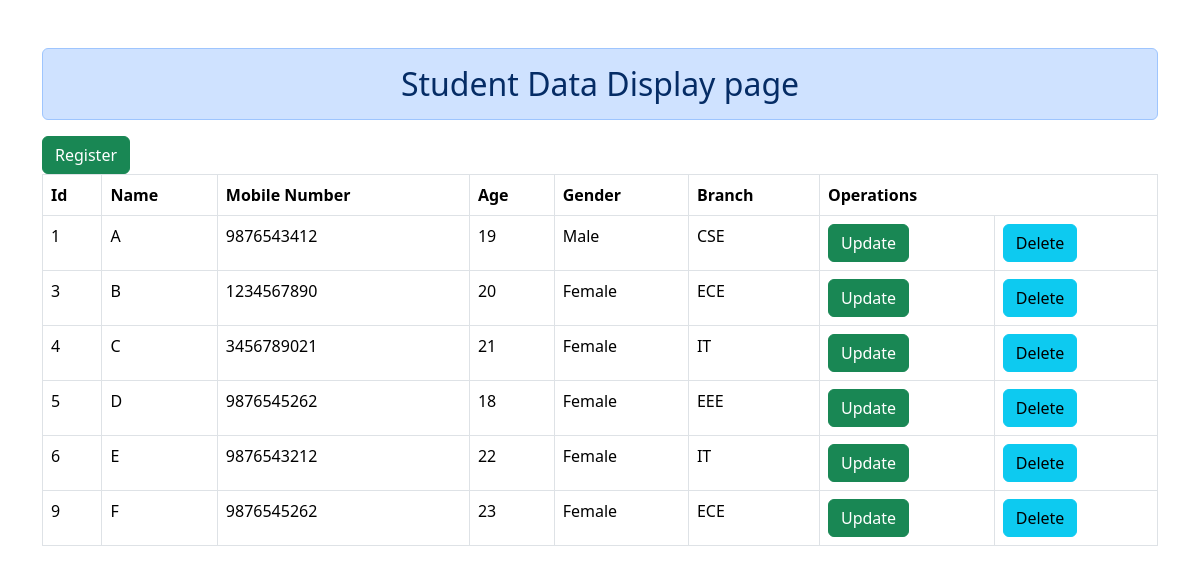
The app's page /display/ with its own data.
### CrudApp/models.py (models this page shows)
class Registers(models.Model):
	genders=[('Male','Male'),('Female','Female')]
	branches=[('CSE','CSE'),('ECE','ECE'),('IT','IT'),('EEE','EEE')]
	name=models.CharField(max_length=30)
	mobile=models.CharField(max_length=10)
	age=models.IntegerField()
	gender=models.CharField(max_length=10,choices=genders,null=True)
	branch=models.CharField(max_length=10,choices=branches,null=True)

### CrudApp/views.py (the view)
# urls.py: path('display/',views.display,name='display'),
def display(request):
	data=Registers.objects.all()
	return render(request,'display.html',{'info':data})

### CrudApp/templates/display.html (shortened to what this page needs)
{% load static %}
<!DOCTYPE html>
<html>
<head>
	<link rel="stylesheet" type="text/css" href="{% static 'css/bootstrap.min.css' %}">
</head>
<body>
	<div class="container mt-5">
		<h2 class="alert alert-primary text-center">Student Data Display page</h2>
		<a href="{% url 'reg' %}" class="btn btn-success">Register</a>
		<table class="table table-bordered table-hover bg-light table-stripped">
			<thead>
				<tr>
					<th>Id</th>
					<th>Name</th>
					<th>Mobile Number</th>
					<th>Age</th>
					<th>Gender</th>
					<th>Branch</th>
					<th colspan="2">Operations</th>
				</tr>
			</thead>
			<tbody>
				{% for i in info %}
				<tr>
					<td>{{i.id}}</td>
					<td>{{i.name}}</td>
					<td>{{i.mobile}}</td>
					<td>{{i.age}}</td>
					<td>{{i.gender}}</td>
					<td>{{i.branch}}</td>
					<td><a href="{% url 'up' i.id %}" class="btn btn-success">Update</td></a>
					<td><a href="{% url 'del' i.id %}" class="btn btn-info">Delete</td></a>
				</tr>
				{% endfor %}
			</tbody>
		</table>
	</div>
</body>
</html>

### records on screen
Registers: id "1", name "A", mobile "9876543412", age "19", gender "Male", branch "CSE"
Registers: id "3", name "B", mobile "1234567890", age "20", gender "Female", branch "ECE"
Registers: id "4", name "C", mobile "3456789021", age "21", gender "Female", branch "IT"
Registers: id "5", name "D", mobile "9876545262", age "18", gender "Female", branch "EEE"
Registers: id "6", name "E", mobile "9876543212", age "22", gender "Female", branch "IT"
Registers: id "9", name "F", mobile "9876545262", age "23", gender "Female", branch "ECE"
